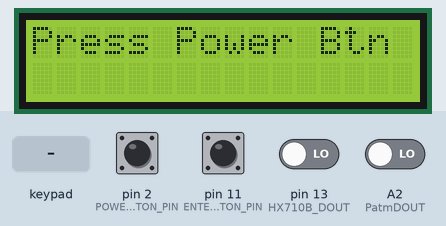
Recording of a sketch running on a simulated Arduino Uno, built with avr-gcc and run on an emulated ATmega328P. On the bench: 16×2 character LCD. Inputs (shaded band) come from the test bench; at power-on: pin 2 (POWER_BUTTON_PIN), pin 11 (ENTER_BUTTON_PIN) HIGH, A2 (PatmDOUT), pin 13 (HX710B_DOUT) LOW.

Above: at 1.2 s.
1.3 s: pin 2 (POWER_BUTTON_PIN) pulled LOW for 0.15 s
At 2.4 s:
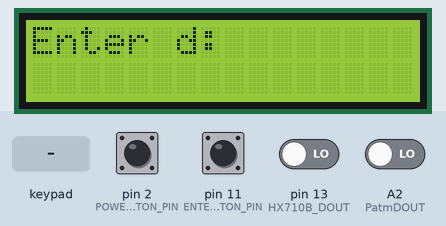
2.9 s: keypad keys 9 8 7 6 * pressed 0.4 s apart
At 4.9 s:
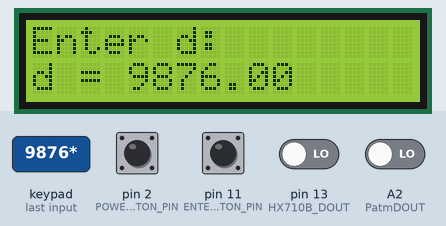
6.4 s: pin 11 (ENTER_BUTTON_PIN) pulled LOW for 0.15 s
At 7.1 s:
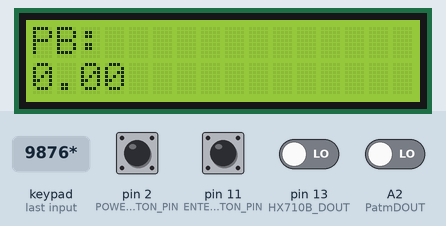
Timing chart, 0 to 9.4 s (numbered marks = the images above; inputs shaded):
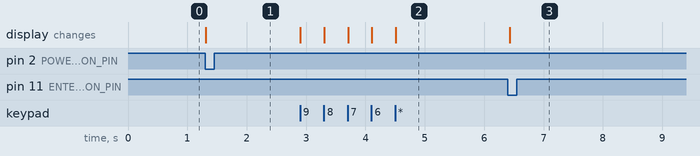

The sketch:

Final_C_Code.ino
```cpp
#include <Keypad.h> // Include the Keypad library
#include <Wire.h>
#include <LiquidCrystal_I2C.h>

#define HX710B_DOUT 13  // Data Output pin for PB
#define HX710B_SCK  10  // Clock pin

#define PatmDOUT A2  // Data Output pin for Patm
#define PatmSCK  A3  // Clock pin

// Keypad configuration for numerical keypad (4x3 matrix)
const byte ROWS = 4; // Four rows
const byte COLS = 3; // Three columns
char keys[ROWS][COLS] = {
  {'1', '2', '3'},
  {'4', '5', '6'},
  {'7', '8', '9'},
  {'*', '0', '#'} // '*' for confirm, '#' for cancel
};
byte rowPins[ROWS] = {9, 8, 7, 6}; // Connect to the row pinouts of the keypad
byte colPins[COLS] = {5, 4, 3};    // Connect to the column pinouts of the keypad
Keypad keypad = Keypad(makeKeymap(keys), rowPins, colPins, ROWS, COLS);

// Button pins
const int POWER_BUTTON_PIN = 2;    // Pin for the "power" button
const int ENTER_BUTTON_PIN = 11;    // Pin for the "enter" button
const int CALCULATE_BUTTON_PIN = 12; // Pin for the "calculate" button

// Function prototypes
float surfaceTensionCalc(float P0, float P1, float d);
float PBmaxCalc(float PBarr[], int size);
void readPressureSensor(float &P0, float PBarr[], int size);
float getDFromKeypad();

// Constants
const int ARRAY_SIZE = 200; // Size of PBarr array
const int SAMPLE_INTERVAL = 100; // Sampling interval in milliseconds

// Linear scaling constants
const float offsetRawData = 8388608;
const float pressureMaxRawData = 16777216;
const float atmPressurePa = 101325;

// Global variables
float d = 0; // Density (will be input by the user)

// Variables to store potentiometer readings
float P0;
float PBarr[ARRAY_SIZE];

LiquidCrystal_I2C lcd(0x27, 16, 2);

void setup() {
  lcd.begin(16, 2);
  lcd.backlight();

  pinMode(HX710B_DOUT, INPUT);
  pinMode(HX710B_SCK, OUTPUT);

  pinMode(PatmDOUT, INPUT);
  pinMode(PatmSCK, OUTPUT);
  // Initialize analog input pins
  //pinMode(POT_P0_PIN, INPUT);
  //pinMode(POT_PB_PIN, INPUT);

  // Initialize button pins
  pinMode(POWER_BUTTON_PIN, INPUT_PULLUP);
  pinMode(ENTER_BUTTON_PIN, INPUT_PULLUP);
  pinMode(CALCULATE_BUTTON_PIN, INPUT_PULLUP);

  lcd.clear();
  lcd.setCursor(0, 0);
  lcd.print("Press Power Btn");

}

void loop() {
  while (digitalRead(POWER_BUTTON_PIN) == HIGH);

  lcd.clear();
  lcd.setCursor(0, 0);
  lcd.print("Enter d: ");

  d = getDFromKeypad();

  lcd.setCursor(0, 1);
  lcd.print("d = ");
  lcd.print(d);

  while (digitalRead(ENTER_BUTTON_PIN) == HIGH);

  lcd.clear();
  lcd.setCursor(0, 0);
  lcd.print("Reading Sensor...");

  readPressureSensor(P0, PBarr, ARRAY_SIZE);

  while (digitalRead(CALCULATE_BUTTON_PIN) == HIGH);

  float P1 = PBmaxCalc(PBarr, ARRAY_SIZE);

  float T = surfaceTensionCalc(P0, P1, d);

  lcd.clear();
  lcd.setCursor(0, 0);
  lcd.print("Surface Tension: ");
  lcd.setCursor(0, 1);
  lcd.print(T);
  delay(3000);
}


float surfaceTensionCalc(float P0, float P1, float d) {
  const float h0 = 0.07;
  const float r = 0.0004;
  const float g = 9.81;
  float h = h0 + r;
  float P2 = P0 + h * d * g;
  float T = (P1 - P2) * r / 2;
  return T;
}

float PBmaxCalc(float PBarr[], int size) {
  float PBmax = 0;
  for (int i = 0; i < size; i++) {
    if (PBmax <= PBarr[i]) {
      PBmax = PBarr[i];
    }
  }
  return PBmax;
}

void readPressureSensor(float &P0, float PBarr[], int size) {
    // Read the initial pressure (P0)
    long rawP0 = readPatm();

    P0 = mapFloat(rawP0, offsetRawData, pressureMaxRawData); // Scale to pascal guage
    //delay(1000);

    // Read multiple pressure values into PBarr[]
    for (int i = 0; i < size; i++) {
        long rawPB = readHX710B();
        PBarr[i] = mapFloat(rawPB, offsetRawData, pressureMaxRawData); // Scale to pascal guage
        //delay(100);
        lcd.clear();
        lcd.setCursor(0, 0);
        lcd.print("PB: ");
        lcd.setCursor(0, 1);
        lcd.print(PBarr[i] );
        delay(SAMPLE_INTERVAL);
    }
}

// Function to read a 24-bit value from the HX710B
long readHX710B() {
    long count = 0;

    // Wait until the sensor is ready (DOUT goes LOW)
    while (digitalRead(HX710B_DOUT) == HIGH);

    // Read 24-bit pressure data
    for (int i = 0; i < 24; i++) {
        digitalWrite(HX710B_SCK, HIGH);
        delayMicroseconds(1);
        count = (count << 1) | digitalRead(HX710B_DOUT);
        digitalWrite(HX710B_SCK, LOW);
        delayMicroseconds(1);
    }

    // Apply the gain setting (one extra clock pulse)
    digitalWrite(HX710B_SCK, HIGH);
    delayMicroseconds(1);
    digitalWrite(HX710B_SCK, LOW);
    delayMicroseconds(1);

    return count ^ 0x800000;  // Convert to signed value
}

long readPatm() {
    long result = 0;
    // Wait until the sensor is ready (DOUT goes LOW)
    while (digitalRead(PatmDOUT) == HIGH);

    // Read 24-bit pressure data
    for (int i = 0; i < 24; i++) {
        digitalWrite(PatmSCK, HIGH);
        delayMicroseconds(1);
        result = (result << 1) | digitalRead(HX710B_DOUT);
        digitalWrite(PatmSCK, LOW);
        delayMicroseconds(1);
    }

    // Apply the gain setting (one extra clock pulse)
    digitalWrite(PatmSCK, HIGH);
    delayMicroseconds(1);
    digitalWrite(PatmSCK, LOW);
    delayMicroseconds(1);

    return result ^ 0x800000;  // Convert to signed value
}

// Linear scaling function
float mapFloat(long x, long offset, long maxRawData) {
    return ((float)(x - offset) / (float)(maxRawData - offset) * 40000.0);
}

float getDFromKeypad() {
  String inputString = "";
  lcd.setCursor(0, 1);

  while (digitalRead(ENTER_BUTTON_PIN) == HIGH) {
    char key = keypad.getKey();
    if (key) {
      if (key == '*') { // '*' is the confirm key
        break;
      } else if (key >= '0' && key <= '9') { // Only allow numeric input
        inputString += key;
        lcd.print(key);
      }
    }
  }

  return inputString.toFloat(); // Convert the input string to a float
}
```

Measured:
- after the input at 1.3 s, the display: changes at once (image 1)
- after the input at 2.9 s, the display: first changes at once (image 2 shows a later state)
- after the input at 6.4 s, the display: changes at once (image 3)
